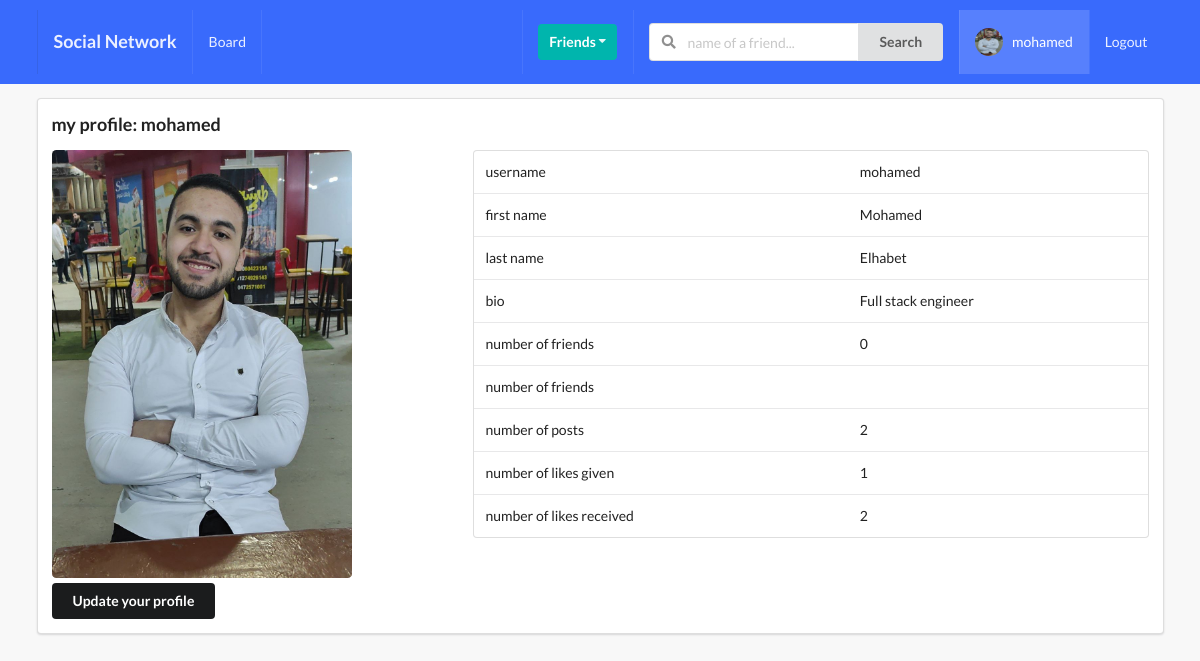
Screenshot of /profiles/myprofile/ (signed in) with the database file from the repository.
### profiles/models.py (models this page shows, shortened)
class Profile(models.Model):
  first_name = models.CharField(max_length=200, blank=True)
  last_name = models.CharField(max_length=200, blank=True)
  user = models.OneToOneField(User, on_delete=models.CASCADE)
  bio = models.TextField(default='no bio ...', max_length=300)
  email = models.EmailField(max_length=200, blank=True)
  country = models.CharField(max_length=200, blank=True)
  avatar = models.ImageField(default='img_avatar2.png', upload_to='avatars/')
  friends = models.ManyToManyField(User, blank=True, related_name='friends')
  slug = models.SlugField(unique=True, blank=True)
  updated = models.DateTimeField(auto_now=True)
  created = models.DateTimeField(auto_now_add=True)
  objects = ProfileManager()
  def get_friends(self):
    return self.friends.all()
  def get_friends_no(self):
    return self.friends.all().count()
  def get_posts_no(self):
    return self.posts.all().count()
  def get_likes_given_no(self):
    likes = self.like_set.all()
    total_liked = 0
    for item in likes:
      if item.value == 'Like':
        total_liked += 1
    return total_liked
  def get_likes_received_no(self):
    posts = self.posts.all()
    total_liked = 0
    for item in posts:
      total_liked += item.like_set.all().count()
    return total_liked
  __initial_first_name = None
  __initial_last_name = None
  def __init__(self, *args, **kwargs):
    super().__init__(*args, **kwargs)
    self.__initial_first_name = self.first_name
    self.__initial_last_name = self.last_name

### posts/models.py (models this page shows, shortened)
class Like(models.Model):
  user = models.ForeignKey(Profile, on_delete=models.CASCADE)
  post = models.ForeignKey(Post, on_delete=models.CASCADE)
  value = models.CharField(choices=LIKE_CHOICES, max_length=8)
  updated = models.DateTimeField(auto_now=True)
  created = models.DateTimeField(auto_now_add=True)

class Post(models.Model):
  content = models.TextField()
  image = models.ImageField(upload_to='posts', validators=[FileExtensionValidator(['png', 'jpg', 'jpeg'])],
                           blank=True)
  liked = models.ManyToManyField(Profile, blank=True, related_name='likes')
  updated = models.DateTimeField(auto_now=True)
  created = models.DateTimeField(auto_now_add=True)
  author = models.ForeignKey(Profile, on_delete=models.CASCADE, related_name='posts')
  class Meta:
    ordering = ('-created',)

### profiles/views.py (the view)
# urls.py: path('myprofile/', my_profile_view, name='my-profile-view'),
@login_required
def my_profile_view(request):
  profile = Profile.objects.get(user = request.user)
  form = ProfileModelForm(request.POST or None, request.FILES or None, instance=profile)
  confirm = False
  if request.method == 'POST':
    if form.is_valid():
      form.save()
      confirm = True
  context = {
    'profile': profile,
    'form': form,
    'confirm': confirm,
  }
  return render(request, 'profiles/myprofile.html', context)

### profiles/forms.py
class ProfileModelForm(forms.ModelForm):
  class Meta:
    model = Profile
    fields = ('first_name', 'last_name', 'bio', 'avatar')

### profiles/context_processors.py (called while the page is built)
def profile_pic(request):
  if request.user.is_authenticated:
    profile_obj = Profile.objects.get(user=request.user)
    pic = profile_obj.avatar
    return {'picture': pic}
  return {}

def invatations_received_no(request):
  if request.user.is_authenticated:
    profile_obj = Profile.objects.get(user=request.user)
    qs_count = Relationship.objects.invatations_received(profile_obj).count()
    return {'invites_num': qs_count}
  return {}

### profiles/models.py (called while the page is built)
  def invatations_received(self, receiver):
    qs = Relationship.objects.filter(receiver=receiver, status='send')
    return qs

### profiles/templates/profiles/myprofile.html (shortened to what this page needs)
{% extends 'base.html' %}
{% block content %}
<div class="ui segment">
    <h3>my profile: {{request.user}}</h3>
    <div class="ui grid">
        <div class='row'>
            <div class='six wide column'>
                <img class="ui medium rounded image" src={{profile.avatar.url}}>
                <div class="row mt-5">
                    <button class='ui secondary button' id='modal-btn'>Update your profile</button>
                </div>
            </div>
            <div class="ten wide column">
                <table class="ui table">
                    <tbody>
                        <tr>
                            <td>username</td>
                            <td>{{profile.user}}</td>
                        </tr>
                        <tr>
                            <td>first name</td>
                            <td>{{profile.first_name}}</td>
                        </tr>
                        <tr>
                            <td>last name</td>
                            <td>{{profile.last_name}}</td>
                        </tr>
                        <tr>
                            <td>bio</td>
                            <td>{{profile.bio}}</td>
                        </tr>
                        <tr>
                            <td>number of friends</td>
                            <td>{{profile.get_friends_no}}</td>
                        </tr>
                        <tr>
                            <td>number of friends</td>
                            <td>
                            </td>
                        </tr>
                        <tr>
                            <td>number of posts</td>
                            <td>{{profile.get_posts_no}}</td>
                        </tr>
                        <tr>
                            <td>number of likes given</td>
                            <td>{{profile.get_likes_given_no}}</td>
                        </tr>
                        <tr>
                            <td>number of likes received</td>
                            <td>{{profile.get_likes_received_no}}</td>
                        </tr>
                    </tbody>
                </table>
            </div>
        </div>
    </div>
</div>
{% endblock content %}

### templates/main/navbar.html (shortened to what this page needs)
{% url 'home-view' as path_to_home %}
{% url 'posts:main-post-view' as path_to_posts %}
{% url 'profiles:my-profile-view' as path_to_my_profile %}
<div class="ui inverted menu nav mb-7">
  <div class="ui container">
    <a href="{{path_to_home}}" class="{% if request.path == path_to_home %}active{% endif %} item">
        <h3>Social Network</h3>
    </a>
    {% if request.user.is_authenticated %}
    <a href="{{path_to_posts}}" class="{% if request.path == path_to_posts %}active{% endif %} item">
        Board
    </a>
    {% endif %}
    <div class="right menu">
        {% if request.user.is_authenticated %}
        <div class="item">
            <div class="ui floating dropdown icon button teal"> Friends
                <i class="dropdown icon"></i>
             </div>
        </div>
             <div class="item">
              <form action="" method="GET">
                <div class="ui action left icon input">
                <input class="prompt" type="text" name='q' placeholder="name of a friend...">
                <button type='submit' class="ui button">Search</button>
                </div>
            </form>
            </div>
            <a href="{{path_to_my_profile}}" class="{% if request.path == path_to_my_profile %}active{% endif %} item">
                <img src={{picture.url}} class="ui avatar image">&nbsp;
                 {{ request.user }}
            </a>
            <a href="{% url 'account_logout' %}" class="ui item">
                Logout
            </a>
        {% else %}
        <a href="{% url 'account_login' %}" class="ui item">
                Login
            </a>
        {% endif %}
    </div>
  </div>
</div>

### static_project/style.css (style rules this page uses)
body { background: #F8F8F8 !important; }
.nav { border-radius: 0px !important; padding: 10px 0 10px 0 !important; background-color: #396afc !important; }
.mb-7 { margin-bottom: 7px !important; }
.mt-5 { margin-top: 5px !important; }

### rows the page displays
Profile: avatar (picture), user "mohamed", first_name "Mohamed", last_name "Elhabet", bio "Full stack engineer", get_friends_no "0", get_posts_no "2", get_likes_given_no "1", get_likes_received_no "2"

### other values shown
{{ request.user }} "mohamed"
